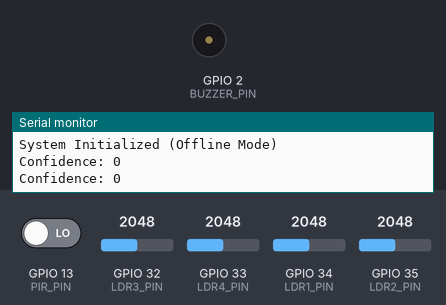
Recording of a sketch running on a simulated ESP32. On the bench: buzzer (waves = sounding, pin HIGH), the last lines printed to the serial monitor. The inputs (shaded band) are chosen by the test bench; at power-on: GPIO 13 (PIR_PIN) LOW, GPIO 32 (LDR3_PIN) = 2048, GPIO 33 (LDR4_PIN) = 2048, GPIO 34 (LDR1_PIN) = 2048, GPIO 35 (LDR2_PIN) = 2048. The modem accepts every AT command (registered, SIM ready, sends succeed) and sends nothing else.

Above: at 1.8 s.
1.9 s: GPIO 13 (PIR_PIN) driven HIGH
At 5.1 s:
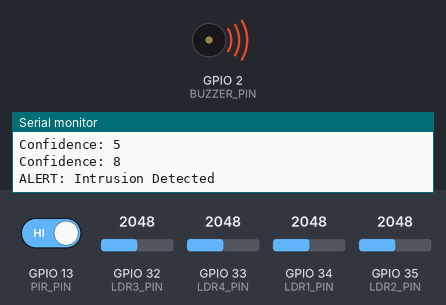
Timing chart, 0 to 6.6 s (numbered marks = the images above; inputs shaded):
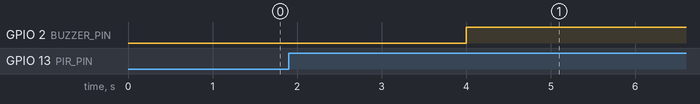

The sketch:

intrusion_system.ino
```cpp
// -------- PIN DEFINITIONS --------
#define PIR_PIN        13

#define LDR1_PIN       34
#define LDR2_PIN       35
#define LDR3_PIN       32
#define LDR4_PIN       33

#define BUZZER_PIN     2
#define STATUS_LED     2   // shared with buzzer as shown

// GSM (SIM900)
#define GSM_RX         16
#define GSM_TX         17


#include <HardwareSerial.h>

HardwareSerial gsm(1);

int confidence = 0;
unsigned long lastDecay = 0;

void setup() {
  Serial.begin(9600);

  pinMode(PIR_PIN, INPUT);

  pinMode(LDR1_PIN, INPUT);
  pinMode(LDR2_PIN, INPUT);
  pinMode(LDR3_PIN, INPUT);
  pinMode(LDR4_PIN, INPUT);

  pinMode(BUZZER_PIN, OUTPUT);
  pinMode(STATUS_LED, OUTPUT);

  digitalWrite(BUZZER_PIN, LOW);

  // GSM init
  gsm.begin(9600, SERIAL_8N1, GSM_RX, GSM_TX);

  Serial.println("System Initialized (Offline Mode)");
}

void loop() {
  int pir = digitalRead(PIR_PIN);

  int ldr1 = analogRead(LDR1_PIN);
  int ldr2 = analogRead(LDR2_PIN);
  int ldr3 = analogRead(LDR3_PIN);
  int ldr4 = analogRead(LDR4_PIN);

  // -------- CONFIDENCE LOGIC --------
  if (pir == HIGH) {
    confidence += 3;  // Human heat = strong signal
  }

  int lightChangeCount = 0;

  if (ldr1 < 1500) lightChangeCount++;
  if (ldr2 < 1500) lightChangeCount++;
  if (ldr3 < 1500) lightChangeCount++;
  if (ldr4 < 1500) lightChangeCount++;

  if (lightChangeCount >= 2) {
    confidence += 2;  // Multiple LDRs confirm movement
  }

  // -------- CONFIDENCE DECAY --------
  if (millis() - lastDecay > 3000) {
    if (confidence > 0) confidence--;
    lastDecay = millis();
  }

  Serial.print("Confidence: ");
  Serial.println(confidence);

  // -------- ALERT DECISION --------
  if (confidence >= 6) {
    triggerAlert();
  } else {
    digitalWrite(BUZZER_PIN, LOW);
  }

  delay(1000);
}

void triggerAlert() {
  digitalWrite(BUZZER_PIN, HIGH);

  Serial.println("ALERT: Intrusion Detected");

  // GSM Alert (optional, minimal)
  gsm.println("AT");
  delay(500);
  gsm.println("AT+CMGF=1");
  delay(500);
  gsm.println("AT+CMGS=\"+91XXXXXXXXXX\"");
  delay(500);
  gsm.println("ALERT: Intrusion detected at monitored zone");
  gsm.write(26);  // CTRL+Z
}
```

Measured:
- after the input at 1.9 s, GPIO 2 (BUZZER_PIN): LOW → HIGH after 2.1 s
